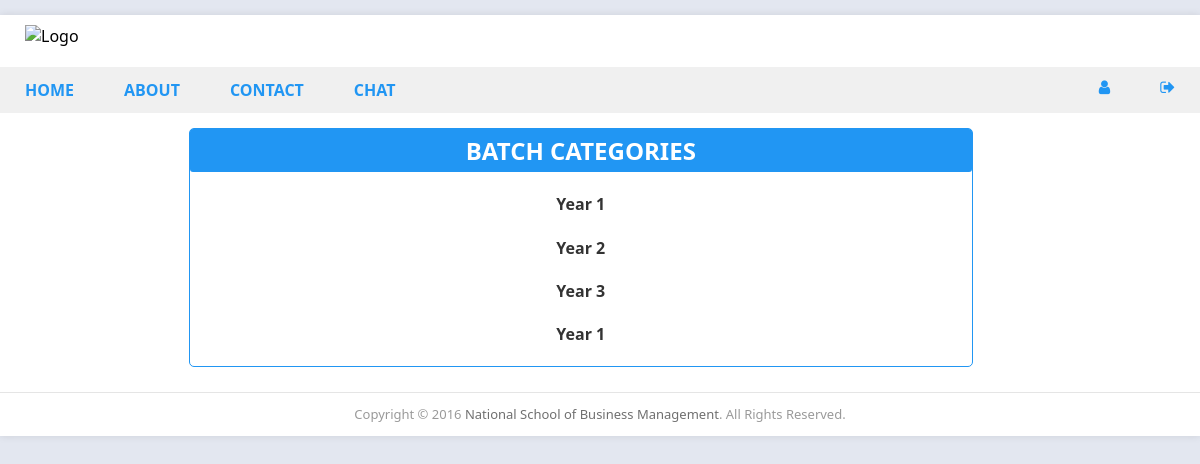
Screenshot of /category.php?id=1 (signed in) with the database file from the repository.
### tables this page shows
CREATE TABLE `batch` (
  `id` int(11) NOT NULL,
  `course_id` int(11) NOT NULL,
  `name` varchar(250) NOT NULL,
  `start_date` datetime NOT NULL DEFAULT CURRENT_TIMESTAMP
);

### classes/Config.php (called while the page is built)
<?php
class Config {
  public static function get($path = null) {
    if ($path) {
      $config = $GLOBALS['config'];
      $path = explode('/', $path);
      foreach ($path as $value) {
        if(isset($config[$value])){
          $config = $config[$value];
        }
      }
      return $config;
    }
  }
}

### classes/DB.php (called while the page is built, shortened)
<?php
class DB
{
  private static $_instance = null;
  private $_pdo,
          $_query,
          $_error = false,
          $_results,
          $_resultslimit,
          $_count = 0;
  function __construct()
  {
    try {
      $this->_pdo = new PDO('mysql:host=' . Config::get('mysql/host') . ';dbname=' . Config::get('mysql/db'), Config::get('mysql/username'), Config::get('mysql/password'));
    } catch (PDOException $e) {
      die($e->getMessage());
    }
  }
  public static function getInstance() {
    if (!isset(self::$_instance)) {
      self::$_instance = new self();
    }
    return self::$_instance;
  }
  public function query($sql, $params = array()) {
    $this->_error = false;
    if ($this->_query = $this->_pdo->prepare($sql)) {
      $i = 1;
      if (count($params)) {
        foreach ($params as $param) {
          $this->_query->bindValue($i, $param);
          $i++;
        }
      }
      if($this->_query->execute()) {
          $this->_results = $this->_query->fetchAll(PDO::FETCH_OBJ);
          $this->_count = $this->_query->rowCount();
      }else {
        $this->_error = true;
      }
    }
    return $this;
  }
  private function action($action, $table, $where = array()) {
    if (count($where) === 3) {
      $operators = array('=', '>', '<', '>=', '<=', 'like', 'in');
      $field  = $where[0];
      $operator = $where[1];
      $value = $where[2];
      if (in_array($operator, $operators)) {
        $sql = "{$action} FROM {$table} WHERE {$field} {$operator} ?";
        if (!$this->query($sql, array($value))->error()) {
          return $this;
        }
      }
    }
    return false;
  }
  public function get($table, $where=array()) {
    return $this->action('SELECT *', $table, $where);
  }
  public function error() {
    return $this->_error;
  }
  public function count() {
    return $this->_count;
  }
  public function results() {
    return $this->_results;
  }
}

### core/init.php (called while the page is built, shortened)
<?php
require_once 'includes/functions/func.php';
$db = DB::getInstance();

### classes/Input.php (called while the page is built, shortened)
<?php
class Input
{
	public static function get($item){
		if (isset($_POST[$item])) {
			return $_POST[$item];
		}elseif (isset($_GET[$item])) {
			return $_GET[$item];
		}
		return '';
	}
}

### includes/functions/func.php (called while the page is built)
<?php
function escape($string) {
  return htmlentities($string, ENT_QUOTES, 'UTF-8');
}

### category.php (the view)
<?php require_once 'student/header.php'; ?>
<?php if (isset($_GET['id'])) :
	$id = (int) escape(Input::get('id'));
	$batch = $db->get('batch', ['course_id', '=', $id])->results();
?>
<div class="column column-8 offset-2 main text-center">
 <section class="main border-blue">
 <h2 class="group-title blue-b">Batch Categories</h2>
 	<?php foreach ($batch as $b) : ?>
	<h4><a href="module.php?id=<?php echo $b->id; ?>"><?php echo $b->name; ?></a></h4>
	<?php endforeach; ?>
 </section>
</div>
<?php else : Redirect::to('index.php'); ?>
<?php endif; ?>
<?php require_once 'student/footer.php' ?>

### assets/css/style.css (style rules this page uses)
html, body { margin: 0; font-family: 'Noto Sans', sans-serif; }
body { background-color: #E3E7F0; }
a { text-decoration: none; }
h4 > a { color: #333; }
.main { margin-left: 5px; margin-right: 5px; }
.border-blue { border: 1px solid #2196f3; border-radius: 5px; }
.blue-b { background: #2196f3; color: white; }
.row, .column { box-sizing: border-box; }
.column { position: relative; float: left; display: block; }
.column-8 { width: 66.1333333333%; }
.offset-2 { margin-left: 15.3333333333%; }
.text-center { text-align: center; }
section { margin-bottom: 25px; }
.group-title { margin-bottom: -5px; margin-top: 0; padding: 5px; border-radius: 3px; text-transform: uppercase; }
.main .group-title { border: 0px; }
h2.group-title { border: solid 2px; margin-bottom: 15px; }

### rows the page displays
batch: name "Year 1"
batch: name "Year 2"
batch: name "Year 3"
batch: name "Year 1"
